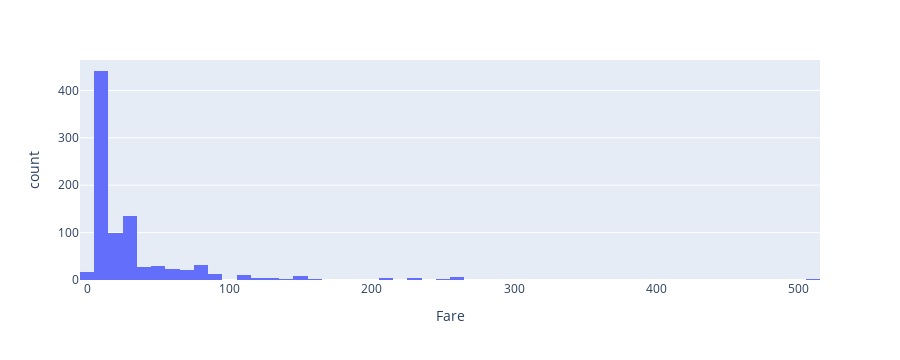

The notebook cell saved with this chart:
### Code cell
fig = px.histogram(df_clean, x='Fare', height=360, nbins=100)
fig.show()

### Figure 1 — Plotly figure (JSON) as saved in the notebook; plotly's stock layout.template omitted (floating-point values rounded to 4 significant figures; data arrays with more than 128 entries replaced by an {"elided": "..."} marker saying what was removed)
{"data": [{"bingroup": "x", "hovertemplate": "Fare=%{x}<br>count=%{y}<extra></extra>", "legendgroup": "", "marker": {"color": "#636efa", "pattern": {"shape": ""}}, "name": "", "nbinsx": 100, "orientation": "v", "showlegend": false, "type": "histogram", "x": {"elided": "891 float values"}, "xaxis": "x", "yaxis": "y"}], "layout": {"barmode": "relative", "height": 360, "legend": {"tracegroupgap": 0}, "margin": {"t": 60}, "xaxis": {"anchor": "y", "domain": [0, 1], "title": {"text": "Fare"}}, "yaxis": {"anchor": "x", "domain": [0, 1], "title": {"text": "count"}}}}
